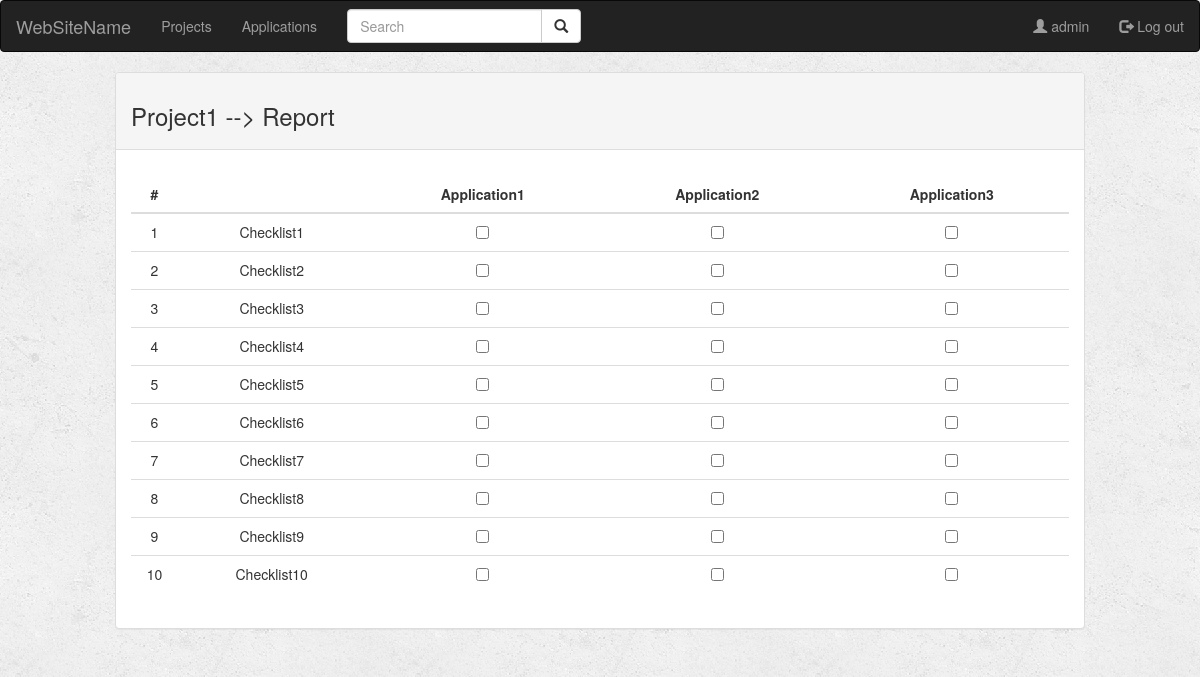
Screenshot of /project/1/checklist_detail/ (signed in) with the database file from the repository.
### project/models.py (models this page shows, shortened)
class Project(models.Model):
    user = models.ForeignKey(User, default=1, on_delete=models.SET_DEFAULT, related_name='user')
    name = models.CharField(max_length=100)
    situation = models.CharField(max_length=10)

class Application(models.Model):
    project = models.ForeignKey(Project, on_delete=models.CASCADE, related_name='project')
    name = models.CharField(max_length=100)
    access = models.CharField(max_length=100)
    username = models.CharField(max_length=30)
    notes = models.TextField(max_length=1000)
    checklist = models.CharField(max_length=100)
    reported = models.CharField(max_length=100)

class CheckList(models.Model):
    name = models.CharField(max_length=100)
    def __str__(self):
        return self.name

### project/views.py (the view)
# urls.py: url(r'^(?P<project_id>[0-9]+)/checklist_detail/$',views.checklist_detail, name='checklist_detail'),
def checklist_detail(request, project_id):
    if not request.user.is_authenticated:
        return render(request, 'project/login.html')
    else:
        project = get_object_or_404(Project, pk=project_id)
        applications = Application.objects.filter(project_id=project.id)
        checklists = CheckList.objects.all()
        applicationLength = len(list(applications))
        table = []
        for i in range(applicationLength):
            checkboxLength = len(list(applications[i].checklist))
            for j in range(checkboxLength):
                table.append([list(checklists)[j], list(
                    applications[i].checklist)[j]])
        return render(request, 'project/checklist_detail.html', {'project': project, 'applications': applications, 'checklists': checklists, 'table': table})

### project/templates/project/checklist_detail.html (shortened to what this page needs)
{% extends 'project/base.html' %}
{% block body %}
<div class="container-fluid">
    <div class="row">
        <div class="col-sm-10 col-sm-offset-1">
            <div class="panel panel-default">
                <div class="panel-heading">
                    <h3>{{project.name}} --> Report</h3>
                </div>
                <div class="panel-body">
                    <div class="table-responsive-sm">
                        <table class="table table-hover">
                            <thead>
                                <tr>
                                    <div class="col-sm-1">
                                        <th style="width: 5%; text-align: center">#</th>
                                    </div>
                                    <div class="col-sm-3">
                                        <th style="width: 20%; text-align: center"></th>
                                    </div>
                                    {% for item in applications %}
                                    <div class="col-sm-2">
                                        <th style="width: 25%; text-align: center">{{item.name}}</th>
                                    </div>
                                    {% endfor %}
                                </tr>
                            </thead>
                            <tbody>
                                {% for check in checklists %}
                                <tr>
                                    <div class="col-sm-1">
                                        <td style="width: 5%; text-align: center">{{forloop.counter}}</td>
                                    </div>
                                    <div class="col-sm-3">
                                        <td style="width: 20%; text-align: center">{{check}}</td>
                                    </div>
                                    {% for item in applications %}
                                    <div class="col-sm-2">
                                        <td style="width: 25%; text-align: center">
                                            <input type="checkbox" name="{{item.id}}" value="{{item.checklist}}"
                                                onchange="update_db({{item.id}}, {{check.id}})">
                                        </td>
                                    </div>
                                    {% endfor %}
                                </tr>
                                {% endfor %}
                            </tbody>
                        </table>
                    </div>
                </div>
            </div>
        </div>
    </div>
</div>
{% endblock %}

### project/templates/project/base.html (shortened to what this page needs)
<!DOCTYPE html>
<html lang="en" dir="ltr">
<head>
  {% load staticfiles %}
  <link rel="stylesheet" href="https://maxcdn.bootstrapcdn.com/bootstrap/3.3.6/css/bootstrap.min.css">
  <link rel="stylesheet" type="text/css" href="{% static 'project/style.css' %}" />
</head>
<body>
  <nav class="navbar navbar-inverse">
    <div class="container-fluid">
      <div class="navbar-header">
        <a class="navbar-brand" href="{% url 'project:index' %}">WebSiteName</a>
      </div>
      <ul class="nav navbar-nav">
        <li class="{% block projects_active %}{% endblock %}"><a href="{% url 'project:projects' %}">Projects</a></li>
        <li class="{% block applications_active %}{% endblock %}"><a
            href="{% url 'project:applications' %}">Applications</a></li>
      </ul>
      <form class="navbar-form navbar-left" role="search" method="get" action="{% url 'project:index' %}">
        <div class="input-group">
          <input type="text" class="form-control" placeholder="Search" name="q" value="{{ request.GET.q }}">
          <div class="input-group-btn">
            <button class="btn btn-default" type="submit">
              <i class="glyphicon glyphicon-search"></i>
            </button>
          </div>
        </div>
      </form>
      <ul class="nav navbar-nav navbar-right">
        <li class="{% block user_active %}{% endblock %}"><a href="#">
            <span class="glyphicon glyphicon-user"></span> {{user.username}}</a>
        </li>
        <li class="{% block logout_active %}{% endblock %}"><a href="{% url 'project:logout_user' %}">
            <span class="glyphicon glyphicon-log-out"></span> Log out</a>
        </li>
      </ul>
    </div>
  </nav>
  {% block body %}
  {% endblock %}
</body>
</html>

### project/static/project/style.css (style rules this page uses)
body { background: white url("images/background.png"); }

### rows the page displays
Project: name "Project1"
Application: name "Application1"
Application: name "Application2"
Application: name "Application3"
CheckList: name "Checklist1"
CheckList: name "Checklist2"
CheckList: name "Checklist3"
CheckList: name "Checklist4"
CheckList: name "Checklist5"
CheckList: name "Checklist6"
CheckList: name "Checklist7"
CheckList: name "Checklist8"
CheckList: name "Checklist9"
CheckList: name "Checklist10"

### other values shown
{{ user.username }} "admin"
